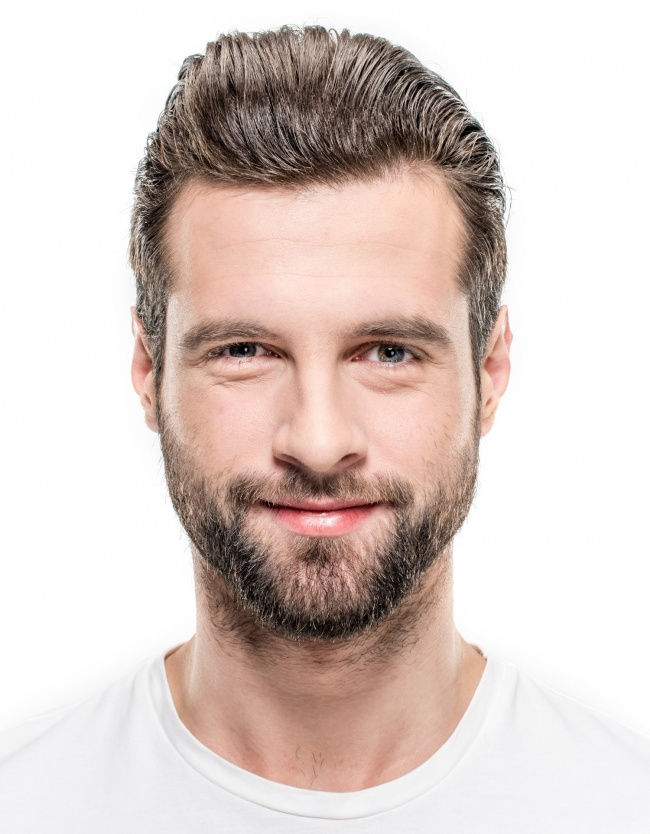
#> input picture image.jpg, 650 x 834 px, given in place of the camera
$ python HW_lesson7.py
#> lines starting #> are read from the running program, lines starting #| are printed output that depends on the picture; after the words box and inside, x2 and y2 are one past the last pixel; in counts of white or black regions, pixels touching at a corner belong together
import cv2
import numpy as np


cap = cv2.VideoCapture(0)

lower_red1 = np.array([0, 100, 100])
upper_red1 = np.array([10, 255, 255])

lower_red2 = np.array([160, 100, 100])
upper_red2 = np.array([180, 255, 255])

points = []

while True:
    ret, frame = cap.read()
#> frame is the input picture: shape (834, 650, 3); mean B, G, R 199, 204.4, 218.5
    if not ret:
        break

    frame = cv2.flip(frame, 1)  # перетворюємо з інверсії
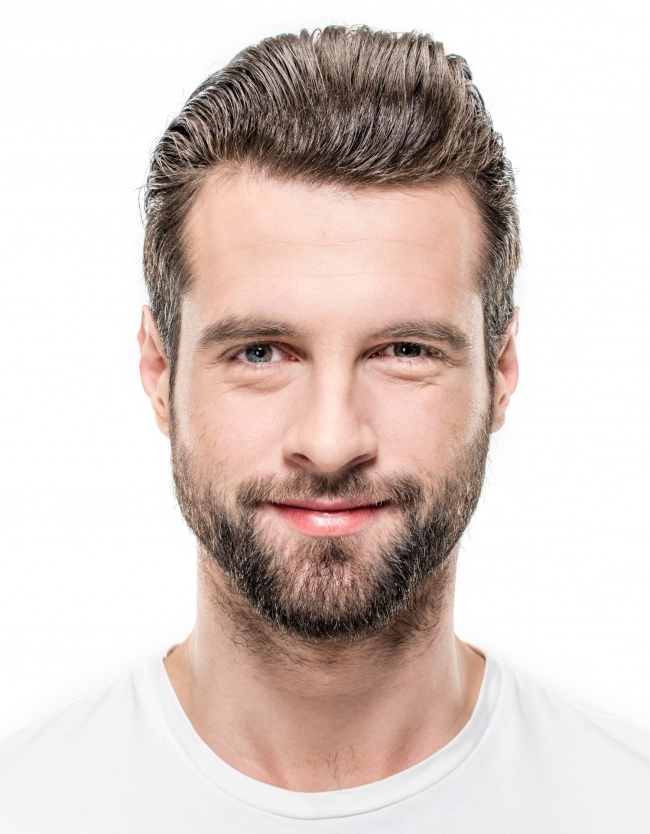
#> frame: shape (834, 650, 3); mean B, G, R 199, 204.4, 218.5
    hsv = cv2.cvtColor(frame, cv2.COLOR_BGR2HSV)
#> hsv: shape (834, 650, 3); mean H, S, V 17.6, 30.9, 218.7
    mask1 = cv2.inRange(hsv, lower_red1, upper_red1)
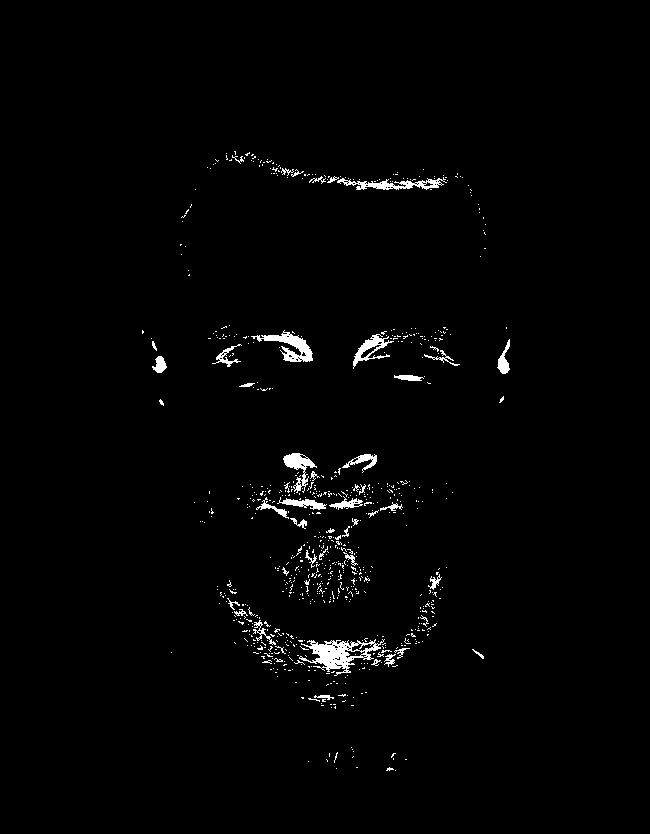
#> mask1: shape (834, 650); 1.6% white; 743 white regions (697 under 20 px), largest, box (x1, y1, x2, y2) and area: (299, 639, 385, 676) 1219, (251, 330, 313, 362) 711, (337, 177, 447, 190) 590
    mask2 = cv2.inRange(hsv, lower_red2, upper_red2)
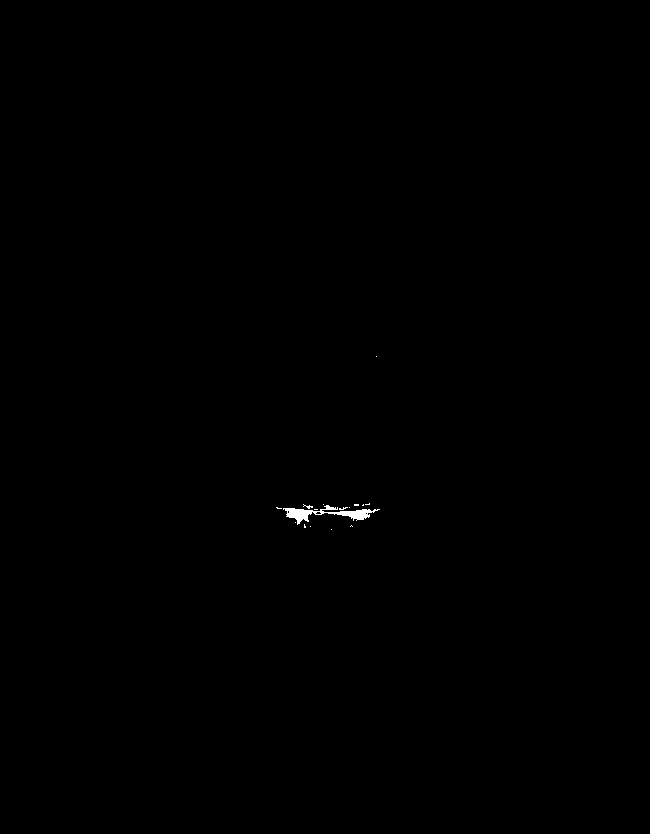
#> mask2: shape (834, 650); 0.13% white; 16 white regions (15 under 20 px), largest, box (x1, y1, x2, y2) and area: (283, 505, 380, 525) 624
    mask = cv2.bitwise_or(mask1, mask2)
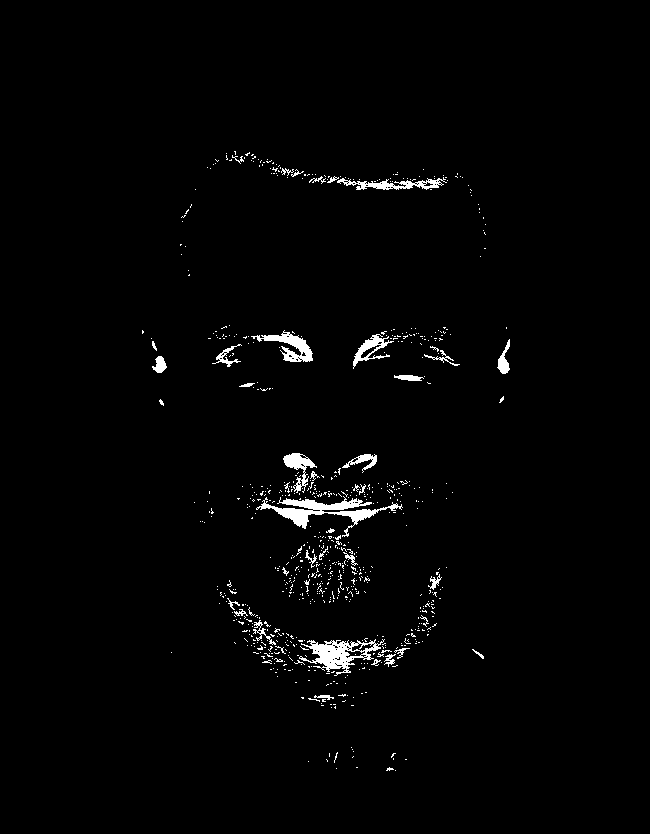
#> mask: shape (834, 650); 1.7% white; 728 white regions (689 under 20 px)

    contours, _ = cv2.findContours(mask, cv2.RETR_EXTERNAL, cv2.CHAIN_APPROX_SIMPLE)
#> contours = 727 contours, 705 with area under 20; largest, box (x1, y1, x2, y2) and area: (256, 496, 403, 537) 1292, (299, 639, 385, 676) 1248, (251, 330, 313, 362) 626, (337, 177, 447, 190) 486, (283, 453, 317, 493) 438
    for cnt in contours:
            area = cv2.contourArea(cnt)
        # while True:
            if area > 2000:
            # x, y, w, h = cv2.boundingRect(cnt)
                cv2.rectangle(frame, (10,10), (630,470), (0, 255, 0), 2)
                perimeter = cv2.arcLength(cnt, True)
                cv2.putText(frame, "detected", (20,20), cv2.FONT_HERSHEY_SIMPLEX, 0.6,(0, 0, 0), 1)
            # else:
            if area < 2000:
                cv2.rectangle(frame, (10,10), (630,470), (0, 0, 255), 2)
                cv2.putText(frame, "not detected", (20,20), cv2.FONT_HERSHEY_SIMPLEX, 0.6,(0, 0, 0), 1)
                perimeter = cv2.arcLength(cnt, True)
#> this loop made 727 passes
#> (area, perimeter) on passes 29, 78, 93: (29, 48.97), (39.5, 73.84), (23.5, 66.53)
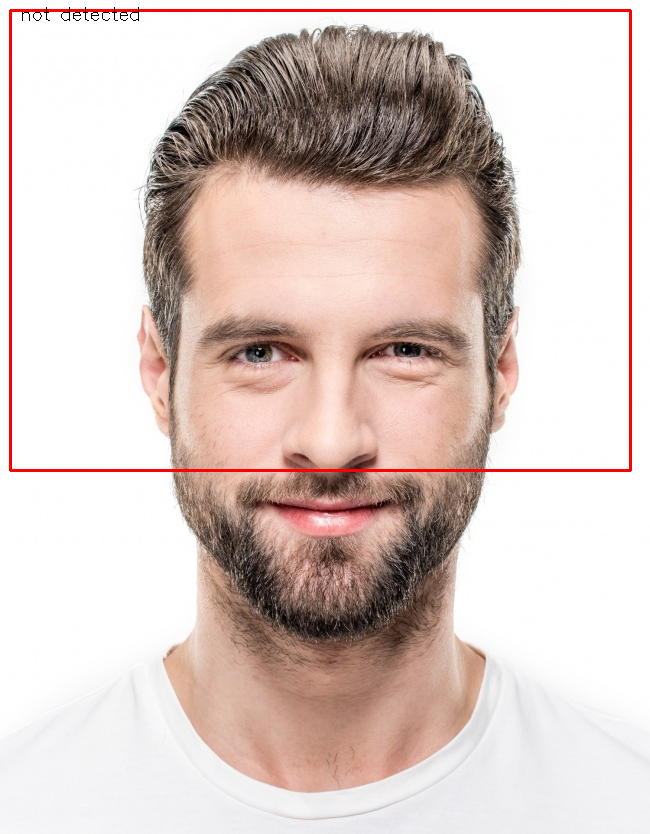
#> frame: shape (834, 650, 3); 1.24% of pixels changed, all inside (x1, y1, x2, y2) = (9, 7, 632, 472)


    cv2.imshow("video", frame)
    cv2.imshow("mask", mask)


    if cv2.waitKey(1) & 0xFF == ord('q'):
#> (key q is pressed here)
     break
cap.release()
cv2.destroyAllWindows()
